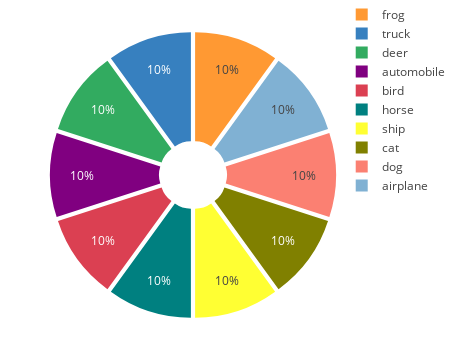

The notebook cell saved with this chart:
### Code cell
fw.plt.plot_counts_pie(y_train, labels, width=450)

### Figure 1 — Plotly figure (JSON) as saved in the notebook; plotly's stock layout.template omitted (floating-point values rounded to 4 significant figures)
{"data": [{"pull": 0.05, "name": "", "labels": ["frog", "truck", "deer", "automobile", "bird", "horse", "ship", "cat", "dog", "airplane"], "values": [5000, 5000, 5000, 5000, 5000, 5000, 5000, 5000, 5000, 5000], "marker": {"colors": ["rgba(255, 153, 51, 1.0)", "rgba(55, 128, 191, 1.0)", "rgba(50, 171, 96, 1.0)", "rgba(128, 0, 128, 1.0)", "rgba(219, 64, 82, 1.0)", "rgba(0, 128, 128, 1.0)", "rgba(255, 255, 51, 1.0)", "rgba(128, 128, 0, 1.0)", "rgba(251, 128, 114, 1.0)", "rgba(128, 177, 211, 1.0)"]}, "hole": 0.2, "type": "pie"}], "layout": {"width": 450, "margin": {"r": 0, "b": 0, "l": 50, "t": 0}, "height": 350}}
